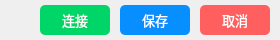
             <widget class="QWidget" name="widget_bottom" native="true">
              <property name="minimumSize">
               <size>
                <width>0</width>
                <height>40</height>
               </size>
              </property>
              <property name="maximumSize">
               <size>
                <width>16777215</width>
                <height>40</height>
               </size>
              </property>
              <property name="styleSheet">
               <string notr="true">
color: rgb(255, 255, 255);</string>
              </property>
              <layout class="QHBoxLayout" name="horizontalLayout_3">
               <property name="spacing">
                <number>10</number>
               </property>
               <property name="leftMargin">
                <number>0</number>
               </property>
               <property name="topMargin">
                <number>0</number>
               </property>
               <property name="rightMargin">
                <number>0</number>
               </property>
               <property name="bottomMargin">
                <number>0</number>
               </property>
               <item>
                <spacer name="widget_bottom_horizontalSpacer_left">
                 <property name="orientation">
                  <enum>Qt::Horizontal</enum>
                 </property>
                 <property name="sizeHint" stdset="0">
                  <size>
                   <width>40</width>
                   <height>20</height>
                  </size>
                 </property>
                </spacer>
               </item>
               <item>
                <widget class="QToolButton" name="widget_bottom_toolButton_connect">
                 <property name="sizePolicy">
                  <sizepolicy hsizetype="Expanding" vsizetype="Expanding">
                   <horstretch>0</horstretch>
                   <verstretch>0</verstretch>
                  </sizepolicy>
                 </property>
                 <property name="minimumSize">
                  <size>
                   <width>70</width>
                   <height>30</height>
                  </size>
                 </property>
                 <property name="maximumSize">
                  <size>
                   <width>70</width>
                   <height>30</height>
                  </size>
                 </property>
                 <property name="font">
                  <font>
                   <family>OPPOSans B</family>
                   <pointsize>10</pointsize>
                   <stylestrategy>PreferAntialias</stylestrategy>
                  </font>
                 </property>
                 <property name="styleSheet">
                  <string notr="true">QToolButton {
	color: rgb(255, 255, 255);
	background-color: rgb(0, 214, 103);
	border-radius: 5px;
}

QToolButton::menu-indicator { 
	image: None;
}

 
QToolButton:hover {
	color: rgb(255, 255, 255);
	background-color: rgb(0, 214, 103);
}</string>
                 </property>
                 <property name="text">
                  <string>连接</string>
                 </property>
                </widget>
               </item>
               <item>
                <widget class="QToolButton" name="widget_bottom_toolButton_save">
                 <property name="sizePolicy">
                  <sizepolicy hsizetype="Expanding" vsizetype="Expanding">
                   <horstretch>0</horstretch>
                   <verstretch>0</verstretch>
                  </sizepolicy>
                 </property>
                 <property name="minimumSize">
                  <size>
                   <width>70</width>
                   <height>30</height>
                  </size>
                 </property>
                 <property name="maximumSize">
                  <size>
                   <width>70</width>
                   <height>30</height>
                  </size>
                 </property>
                 <property name="font">
                  <font>
                   <family>OPPOSans B</family>
                   <pointsize>10</pointsize>
                   <weight>50</weight>
                   <bold>false</bold>
                   <stylestrategy>PreferAntialias</stylestrategy>
                  </font>
                 </property>
                 <property name="styleSheet">
                  <string notr="true">QToolButton {
	color: rgb(255, 255, 255);
	background-color: rgb(7, 143, 255);
	border-radius: 5px;
}

QToolButton::menu-indicator { 
	image: None;
}

 
QToolButton:hover {
	color: rgb(255, 255, 255);
	background-color: rgb(7, 143, 255);
}</string>
                 </property>
                 <property name="text">
                  <string>保存</string>
                 </property>
                </widget>
               </item>
               <item>
                <widget class="QToolButton" name="widget_bottom_toolButton_close">
                 <property name="sizePolicy">
                  <sizepolicy hsizetype="Expanding" vsizetype="Expanding">
                   <horstretch>0</horstretch>
                   <verstretch>0</verstretch>
                  </sizepolicy>
                 </property>
                 <property name="minimumSize">
                  <size>
                   <width>70</width>
                   <height>30</height>
                  </size>
                 </property>
                 <property name="maximumSize">
                  <size>
                   <width>70</width>
                   <height>30</height>
                  </size>
                 </property>
                 <property name="font">
                  <font>
                   <family>OPPOSans B</family>
                   <pointsize>10</pointsize>
                   <stylestrategy>PreferAntialias</stylestrategy>
                  </font>
                 </property>
                 <property name="styleSheet">
                  <string notr="true">QToolButton {
	color: rgb(255, 255, 255);
	background-color: rgb(255, 95, 95);
	border-radius: 5px;
}

QToolButton::menu-indicator { 
	image: None;
}

 
QToolButton:hover {
	color: rgb(255, 255, 255);
	background-color: rgb(255, 95, 95);
}</string>
                 </property>
                 <property name="text">
                  <string>取消</string>
                 </property>
                </widget>
               </item>
               <item>
                <spacer name="widget_bottom_horizontalSpacer_right">
                 <property name="orientation">
                  <enum>Qt::Horizontal</enum>
                 </property>
                 <property name="sizeType">
                  <enum>QSizePolicy::Fixed</enum>
                 </property>
                 <property name="sizeHint" stdset="0">
                  <size>
                   <width>10</width>
                   <height>20</height>
                  </size>
                 </property>
                </spacer>
               </item>
              </layout>
             </widget>
